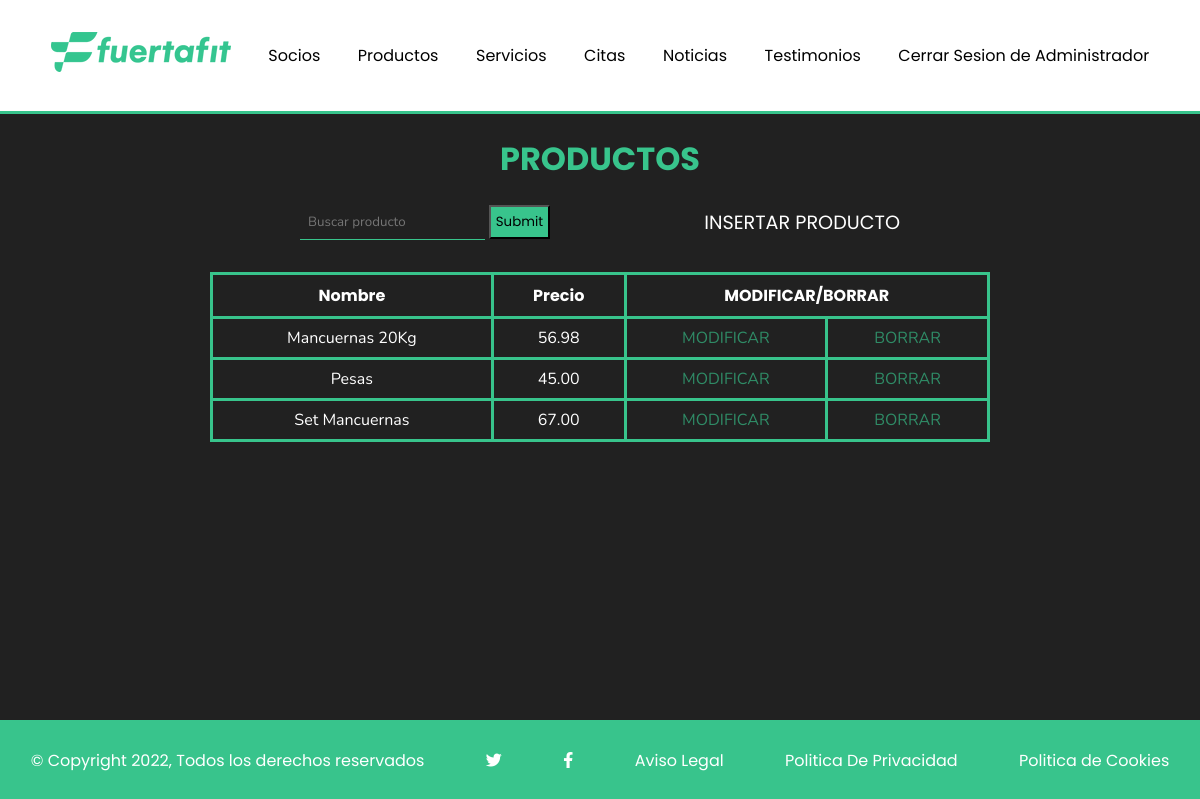
The page /php/Productos.php (signed in) on the database its author committed.
### tables this page shows
CREATE TABLE `producto` (
  `Id` bigint(20) NOT NULL,
  `Nombre` varchar(50) NOT NULL,
  `Precio` decimal(4,2) NOT NULL
);

### php/Productos.php (the view, shortened to what this page needs)
<!DOCTYPE html>
<html lang="es">
<head>
    <link rel="stylesheet" href="https://cdnjs.cloudflare.com/ajax/libs/font-awesome/6.2.0/css/all.min.css" />
    <link rel="stylesheet" href="../estilos/estilosmenu.css">
</head>
<body class='bodyprodserv'>
    <?php
        require_once("funciones.php");
        if(isset($_COOKIE['sesion'])){
            list($usu,$nom)=comprobar_sesion('c');
        }else if(isset($_SESSION['tipo'])){
            list($usu,$nom)=comprobar_sesion('s');
        }else{
            $usu='n';
            $nom='';
        }
        $conexion=conectarservidor();
        echo imprimir_menu($usu,$nom);
        echo "<main class='mainprodserv'> <h1>PRODUCTOS</h1>";
        echo "<div class='buscarinser'>";
        echo form_buscar('producto');
        if($usu==='a'){
            echo btn_inser('insert_prod.php','PRODUCTO');
        }
        echo "</div>";
        if(isset($_GET["busqueda"])){
            echo btn_volver('Productos.php','volver');
            $param="%$_GET[buscar]%";
            if(preg_match("`,`",$param)){
                $param=str_replace(",",".",$param);
            }
            $buscar=$conexion->prepare("select * from producto where nombre like ? or precio like ?");
            $buscar->bind_result($id,$nom,$prec);
            $buscar->bind_param("ss",$param,$param);
            $buscar->execute();
            $buscar->store_result();
            if($buscar->affected_rows>0){
                $info_bus="<table class='tablaprodserv'><thead><th>Nombre</th><th>Precio</th>";
                if($usu==='a'){
                    $info_bus.="<th colspan='2'>MODIFICAR/BORRAR</th>";
                }
                $info_bus.="</thead><tbody>";
                while($buscar->fetch()){
                    $info_bus.="<tr>";
                    $info_bus.="<td>$nom</td>";
                    $info_bus.="<td>$prec</td>";
                    if($usu==='a'){
                        $info_bus.="<td><a method='get' href='mod_producto.php?editprod=$id'>MODIFICAR</a></td>";
                        $info_bus.="<td><a method='get' href='Productos.php?deleprod=$id'>BORRAR</a></td>";
                    }
                    $info_bus.="</tr>";
                }
                $info_bus.="</tbody></table>";
                $buscar->close();
                echo $info_bus;
            }else{
                echo "<p>No hay datos que coincidan con tu busqueda</p>";
            }
        }else{
            $productos=consultar_datos("producto");
            echo "<table class='tablaprodserv'><thead><th>Nombre</th><th>Precio</th>";
            if($usu==='a'){
                echo "<th colspan='2'>MODIFICAR/BORRAR</th>";
            }
            echo "</thead>";
            if(gettype($productos)==="string"){
                $info="<tbody><tr><td colspan='4'>$productos</td></tr></tbody>";
            }else{
                $info="<tbody>";
                while($cont=$productos->fetch_array(MYSQLI_ASSOC)){
                    $info.="<tr>";
                    $info.="<td>$cont[Nombre]</td>";
                    $info.="<td>$cont[Precio]</td>";
                    if($usu==='a'){
                        $info.="<td><a method='get' href='mod_producto.php?editprod=$cont[Id]'>MODIFICAR</a></td>";
                    $info.="<td><a method='get' href='Productos.php?deleprod=$cont[Id]'>BORRAR</a></td>";
                    }
                    $info.="</tr>";
                }
            }
            echo $info;
            echo "</tbody></table>";
        }
        echo imprimir_footer();
    ?>
</body>
</html>

### estilos/estilosmenu.css (style rules this page uses)
html { min-height: 100vh; position: relative; }
body { margin:0px; margin-bottom: 8rem; }
h1,h2 { text-align: center; color:#38c48c; font-family: 'Poppins', sans-serif; }
.buscarinser { width: 50%; margin: 1rem auto; display: flex; align-items: center; justify-content: space-between; }
main { overflow-y: auto; scroll-behavior: smooth; }
.bodyprodserv { background-color: rgba(00, 00, 00, 0.87); color: #fff; }
.tablaprodserv { width: 65%; margin: 2rem auto; border-collapse: collapse; text-align: center; }
.tablaprodserv td,.tablaprodserv th { border: 3px solid #38c48c; padding: 0.5rem; }
.tablaprodserv th { font-family: 'Poppins', sans-serif; }
.tablaprodserv td { font-family: 'Nunito', sans-serif; }
.tablaprodserv a { color: rgba(56, 196, 140, 0.65); text-decoration: none; }

### rows shown on the page
producto: Nombre "Mancuernas 20Kg", Precio "56.98"
producto: Nombre "Pesas", Precio "45.00"
producto: Nombre "Set Mancuernas", Precio "67.00"

### other values the page prints
$n "Administrador"
$nom "PRODUCTO"
